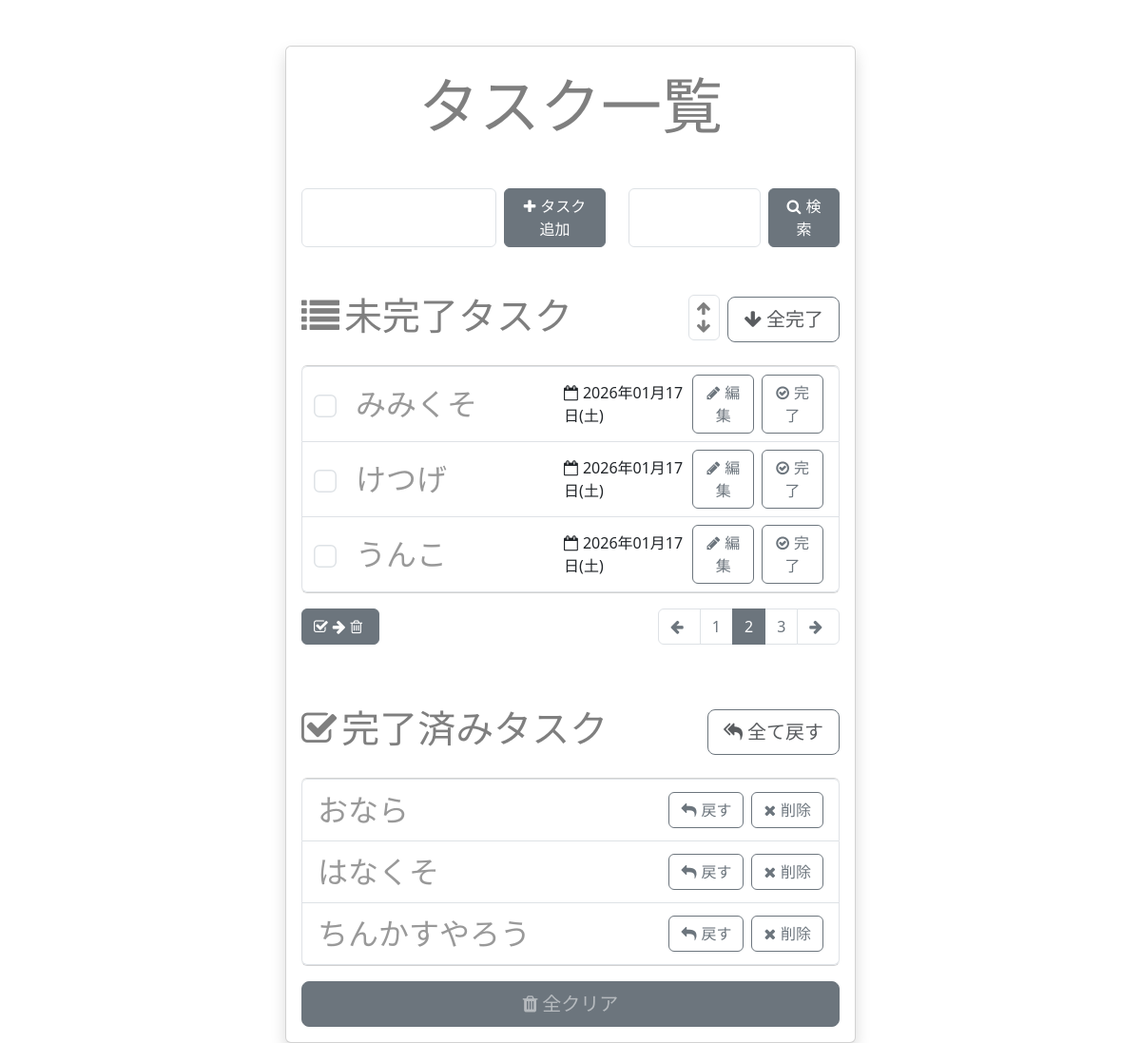
Screenshot of /?page=2 with the database file from the repository.
### app.py (models this page shows, shortened)
class Task(db.Model):
    __tablename__ = 'tasks'
    id = db.Column(db.Integer, primary_key=True, autoincrement=True)
    content = db.Column(db.String(200), nullable=False)
    is_completed = db.Column(db.Boolean, default=False)
    created_at = db.Column(db.DateTime, nullable=False, default=lambda: datetime.now(pytz.timezone('Asia/Tokyo')))

### app.py (the view)
@app.route('/')
def index():
    page = request.args.get('page', 1, type=int)
    pagination = Task.query.filter_by(is_completed=False).paginate(page=page, per_page=PER_PAGE)
    uncompleted_tasks = pagination.items
    total_pages = pagination.pages
    completed_tasks = Task.query.filter_by(is_completed=True).all()
    editing_task_id = request.args.get('editing_task_id', type=int)
    return render_template('index.j2', uncompleted_tasks=uncompleted_tasks, completed_tasks=completed_tasks, total_pages=total_pages, page=page, editing_task_id=editing_task_id)

### templates/index.j2 (shortened to what this page needs)
<!DOCTYPE html>
<html lang="ja">
    <head>
        <link rel="stylesheet"
              href="https://stackpath.bootstrapcdn.com/font-awesome/4.7.0/css/font-awesome.min.css">
        <link rel="stylesheet"
              href="https://cdn.jsdelivr.net/npm/bootstrap@5.3.0/dist/css/bootstrap.min.css">
    </head>
    <body>
        <div class="card w-50 mx-auto shadow p-3 mt-5">
            <h1 class="card-title display-3 text-center text-black-50 mt-2 mb-4">タスク一覧</h1>
            <div class="row mt-4">
                <form action="{{ url_for('new_task') }}" method="post" class="col-7">
                    <label class="form-group d-flex gap-2">
                        <input type="text" name="content" autofocus class="form-control">
                        <button type="submit" class="btn btn-secondary w-50">
                            <i class="fa fa-plus"></i>タスク追加
                        </button>
                    </label>
                </form>
                <form action="{{ url_for('search_task') }}" method="post" class="col-5">
                    <label class="form-group d-flex gap-2">
                        <input type="text"
                            name="search"
                            class="form-control"
                            value="{{ search }}">
                        <button type="submit" class="btn btn-secondary w-50">
                            <i class="fa fa-search"></i>検索
                        </button>
                    </label>
                </form>
            </div>
            <h2 class="card-title display-6 text-center text-black-50 mt-5 d-flex justify-content-between">
                <span><i class="fa fa-list"></i>未完了タスク</span>
                <div class="d-flex align-items-center">
                    <div class="d-flex flex-column border radius p-1 ps-2 me-2 justify-content-center rounded">
                        <a href="{{ url_for('sort', sort='asc') }}" class="text-black-50 arrow">
                            <i class="fa fa-arrow-up"></i>
                        </a>
                        <a href="{{ url_for('sort', sort='desc') }}" class="text-black-50 arrow">
                            <i class="fa fa-arrow-down"></i>
                        </a>
                    </div>
                    <form action="{{ url_for('all_complete') }}" method="post">
                        <button type="submit" class="btn btn-outline-secondary btn-lg text-muted">
                            <i class="fa fa-arrow-down"></i>全完了
                        </button>
                    </form>
                </div>
            </h2>
                <ul class="list-group my-3">
                    {% for u in uncompleted_tasks %}
                        <li class="list-group-item d-flex justify-content-between align-items-center">
                            <div class="d-flex align-items-center" style="width:60%">
                                <input type="checkbox" value="{{ u.id }}" class="form-check-input me-4 check-secondary delete-check">
                                {% if editing_task_id == u.id %}
                                    <form action="{{ url_for('update_task', task_id=u.id) }}" method="post" class="d-flex">
                                        <input type="text" name="update" class="form-control" value="{{ u.content }}">
                                        <button type="submit" class="btn btn-outline-secondary btn-sm w-50"><i class="fa fa-floppy-o"></i>保存</button>
                                        <button type="submit" class="btn btn-outline-secondary btn-sm w-50" formaction="{{ url_for('edit_cancel') }}"><i class="fa fa-times"></i>キャンセル</button>
                                    </form>
                                {% else %}
                                    <span class="list-text">{{ u.content }}</span>
                                {% endif %}
                            </div>
                            <form class="ms-a d-flex gap-2 align-items-center">
                                <span><i class="fa fa-calendar-o"></i>{{ u.created_at.strftime("%Y年%m月%d日") }}({{ ['月','火','水','木','金','土','日'][u.created_at.weekday() ] }})</span>
                                <button type="submit"
                                        formaction="{{ url_for('edit_task', task_id=u.id) }}"
                                        formmethod="post"
                                        class="btn btn-outline-secondary">
                                    <i class="fa fa-pencil"></i>編集
                                </button>
                                <button type="submit"
                                        formaction="{{ url_for('complete_task', task_id=u.id) }}"
                                        formmethod="post"
                                        class="btn btn-outline-secondary">
                                    <i class="fa fa-check-circle-o"></i>完了
                                </button>
                            </form>
                        </li>
                    {% endfor %}
                </ul>
                <div class="d-flex justify-content-between">
                    <button type="submit" class="btn btn-secondary btn-compact"  onclick="submitChecked()">
                        <i class="fa fa-check-square-o"></i><i class="fa fa-arrow-right"></i><i class="fa fa-trash-o"></i>
                    </button>
                    <nav aria-label="Page navigation">
                        <ul class="pagination pagination-secondary justify-content-center">
                            <li class="page-item {% if page == 1 %}disabled{% endif %}">
                                <a class="page-link" href="?page={{ page - 1 }}" aria-label="Previous"><i class="fa fa-arrow-left"></i></a>
                            </li>
                            {% for p in range(1, total_pages + 1) %}
                                <li class="page-item {% if p == page %}active{% endif %}">
                                    <a class="page-link" href="?page={{ p }}">{{ p }}</a>
                                </li>
                            {% endfor %}
                            <li class="page-item {% if page == total_pages %}disabled{% endif %}">
                                <a class="page-link" href="?page={{ page + 1 }}" aria-label="Next"><i class="fa fa-arrow-right"></i></a>
                            </li>
                        </ul>
                    </nav>
                </div>
            <h2 class="card-title display-6 text-center text-black-50 mt-5 d-flex justify-content-between">
                <span><i class="fa fa-check-square-o"></i>完了済みタスク</span>
                <form action="{{ url_for('all_uncomplete') }}" method="post">
                    <button type="submit" class="btn btn-outline-secondary btn-lg text-muted">
                        <i class="fa fa-mail-reply-all"></i>全て戻す
                    </button>
                </form>
            </h2>
            <ul class="list-group my-3">
                {% for c in completed_tasks %}
                    <li class="list-group-item d-flex justify-content-between align-items-center">
                        <span class="list-text">{{ c.content }}</span>
                        <div class="ms-a d-flex gap-2">
                            <form action="{{ url_for('uncomplete_task', task_id=c.id) }}" method="post">
                                <button type="submit" class="btn btn-outline-secondary">
                                    <i class="fa fa-mail-reply"></i>戻す
                                </button>
                            </form>
                            <form action="{{ url_for('remove_task', task_id=c.id) }}" method="post">
                                <button type="submit" class="btn btn-outline-secondary">
                                    <i class="fa fa-times"></i>削除
                                </button>
                            </form>
                        </div>
                    </li>
                {% endfor %}
            </ul>
            <form action="{{ url_for('clear_tasks') }}" method="post" class="d-grid">
                <button type="submit"
                        class="btn btn-secondary btn-lg text-white-50 text-muted">
                    <i class="fa fa-trash"></i>全クリア
                </button>
            </form>
        </div>
    </body>
</html>

### templates/index.j2 (style rules this page uses)
input[type=text] { font-size: 1.2rem; }
.fa { margin-right: 5px; }
.list-text { font-size: 2rem; color: #999; }
.arrow { font-size: 1rem; }
.btn-compact { height: 2.4rem; }
.pagination-secondary .page-link { color: var(--bs-secondary); }
.pagination-secondary .page-item.active .page-link { color: #fff; background-color: var(--bs-secondary); border-color: var(--bs-secondary); }
.check-secondary { transform: scale(1.5); cursor: pointer; }

### rows the page displays
Task: content "みみくそ", created_at "2026年01月17日", created_at "土"
Task: content "けつげ", created_at "2026年01月17日", created_at "土"
Task: content "うんこ", created_at "2026年01月17日", created_at "土"
Task: content "おなら"
Task: content "はなくそ"
Task: content "ちんかすやろう"

### other values shown
{{ p }} "1" "2" "3"
